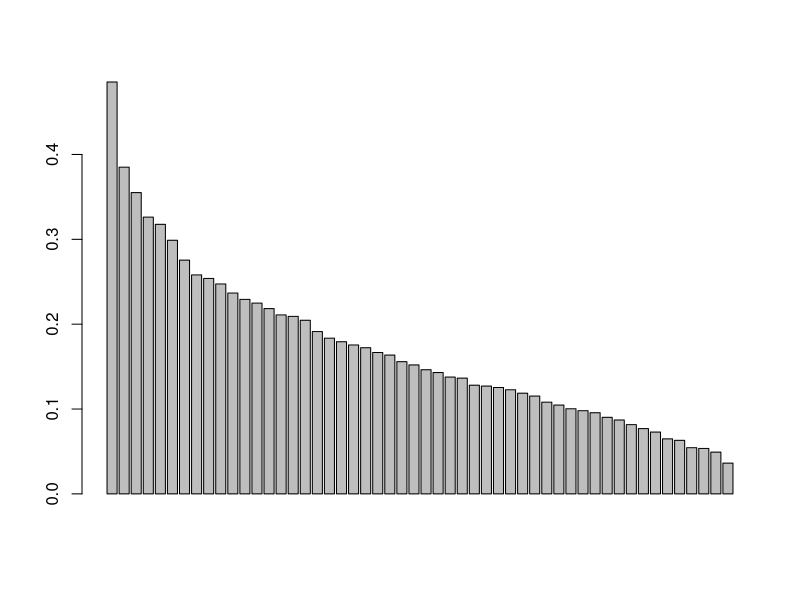

This figure's R source: (Note: this script raises an error after producing the figure.)
## ---- chunk 1
traits<-read.csv("2013_babytraits.csv", check.names=FALSE) #check.names=FALSE stops R from putting periods in the species name (e.g. Abies.balsamea instead of Abies balsamea; this keeps the naming consistent with the species list)
row.names(traits)<-traits$Species
traits<-traits[,2:4]

splist<-read.csv("2013_species_presence_list_for_traits.csv")

env<-read.csv("2013_environment_matrix_pared.csv")
row.names(env)<-env$River #to turn the first column into the row names
env<-env[,2:14] #to remove the duplicate first column now that the row names are labelled
## ---- chunk 2
require(reshape)
species<-cast(splist, River ~ Species, value="Presence", fun.aggregate=sum) #sum here will provide an accurate presence/absence matrix, since each species is only listed once per river in the original list, and the sum can only be zero or one.  fun.aggregate=max can be used, but will provide 1/-INF rather than 1/0 and the -INF will have to be transformed to 0.
species<-as.data.frame(species) #because FXN 'cast' returns output in class cast
row.names(species)<-species$River #to turn the first column into the row names
species<-species[,2:256] #to remove the duplicate first column now that the row names are labelled
## ---- chunk 3
#site x species matrix requires species in rows, which it is

#site x environment matrix requires environment in rows
tenv<-t(env)
tenv<-as.data.frame(tenv)

#trait x species matrix requires traits in rows
ttraits<-t(traits)
ttraits<-as.data.frame(traits)

## ---- chunk 4
require(ade4)
modelsp<-dudi.coa(species)
modelenv<-dudi.hillsmith(env, row.w = modelsp$lw)
modeltrait<-dudi.hillsmith(traits, row.w =modelsp$cw)
rlq1<-rlq(modelenv, modelsp, modeltrait)
plot(rlq1)
summary(rlq1)
testrlq<-randtest(rlq1)
testrlq
fourthcorner.rlq(rlq1,type="Q.axes")
fourthcorner.rlq(rlq1,type="R.axes")

nrepet = 9999
fourth<-fourthcorner(env, species, traits, modeltype=6, , p.adjust.method.G="fdr", p.adjust.method.D="fdr", nrepet = nrepet) 
plot(fourth, alpha = 0.05, stat = "D2")
summary(fourth)
## ---- chunk 5
par(mfrow = c(1,1))#asking R to plot 3 side by side plots

s.arrow(rlq1$c1, addaxes=TRUE, boxes=FALSE) # c1 = arrows for traits
s.arrow(rlq1$l1, addaxes=TRUE, add.plot=TRUE, boxes=FALSE) #l1 = arrows for environment
#par(new=T)
s.label(rlq1$lQ, boxes = FALSE) #ordination of the species distances, drawn without boxes around the names

plot(fourth, x.rlq=rlq1, alpha = 0.05, stat = "D2", type = "biplot")

## ---- chunk 6
nrepet=9999
testrlq<-randtest(rlq1, modeltype=6, nrepet = nrepet) #test based on total inertia of RLQ analysis to evaluate global significance of traits-environment relationship
testrlq
plot(testrlq)
Srlq<-fourthcorner2(env, species, traits, modeltype=6, p.adjust.method.G="fdr", nrepet=nrepet)
Srlq$trRLQ #returns the total inertial of the RLQ analysis


## ---- chunk 7
  data(aviurba)
   coa1 <- dudi.coa(aviurba$fau, scannf = FALSE, nf = 2)
   dudimil <- dudi.hillsmith(aviurba$mil, scannf = FALSE, nf = 2, row.w = coa1$lw)
   duditrait <- dudi.hillsmith(aviurba$traits, scannf = FALSE, nf = 2, row.w = coa1$cw)
   rlq1 <- rlq(dudimil, coa1, duditrait, scannf = FALSE, nf = 2)
   plot(rlq1)
   summary(rlq1)
   randtest(rlq1)
   fourthcorner.rlq(rlq1,type="Q.axes")
   fourthcorner.rlq(rlq1,type="R.axes")
